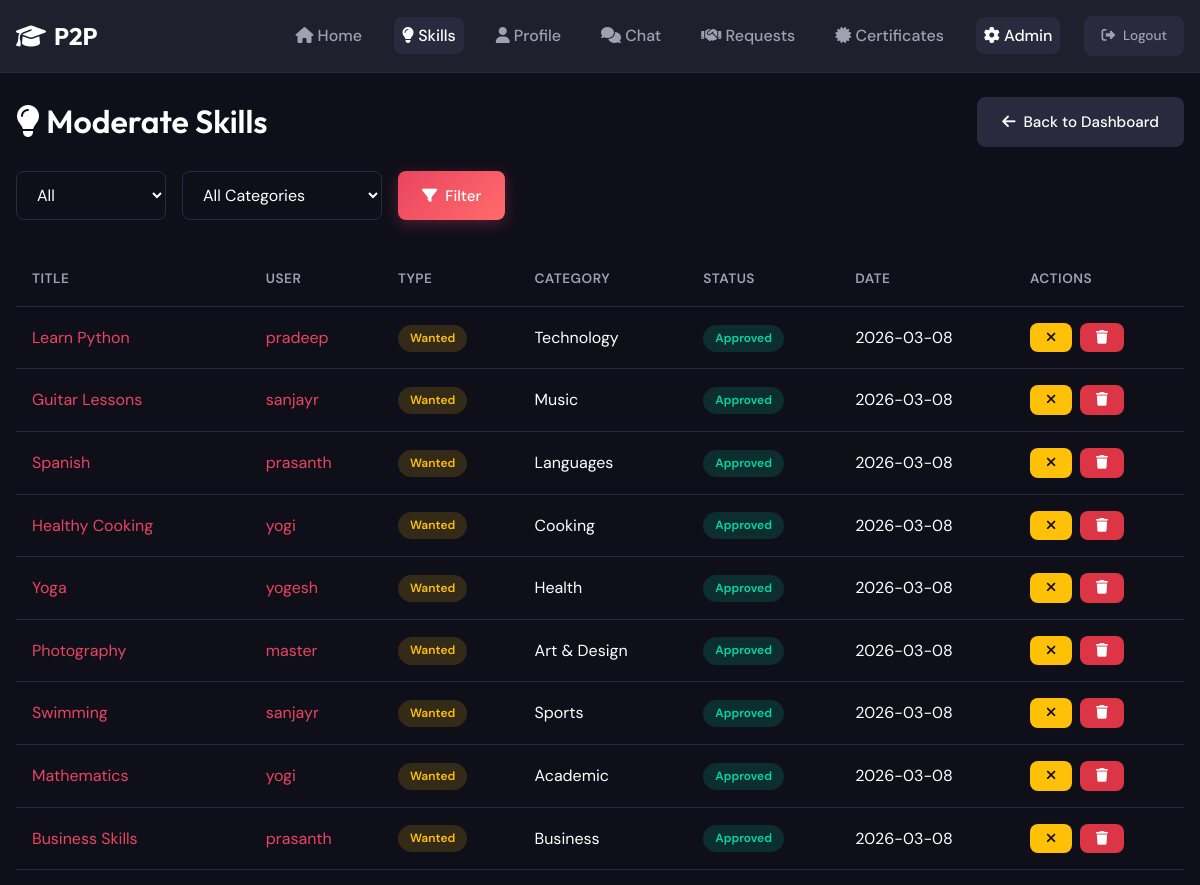
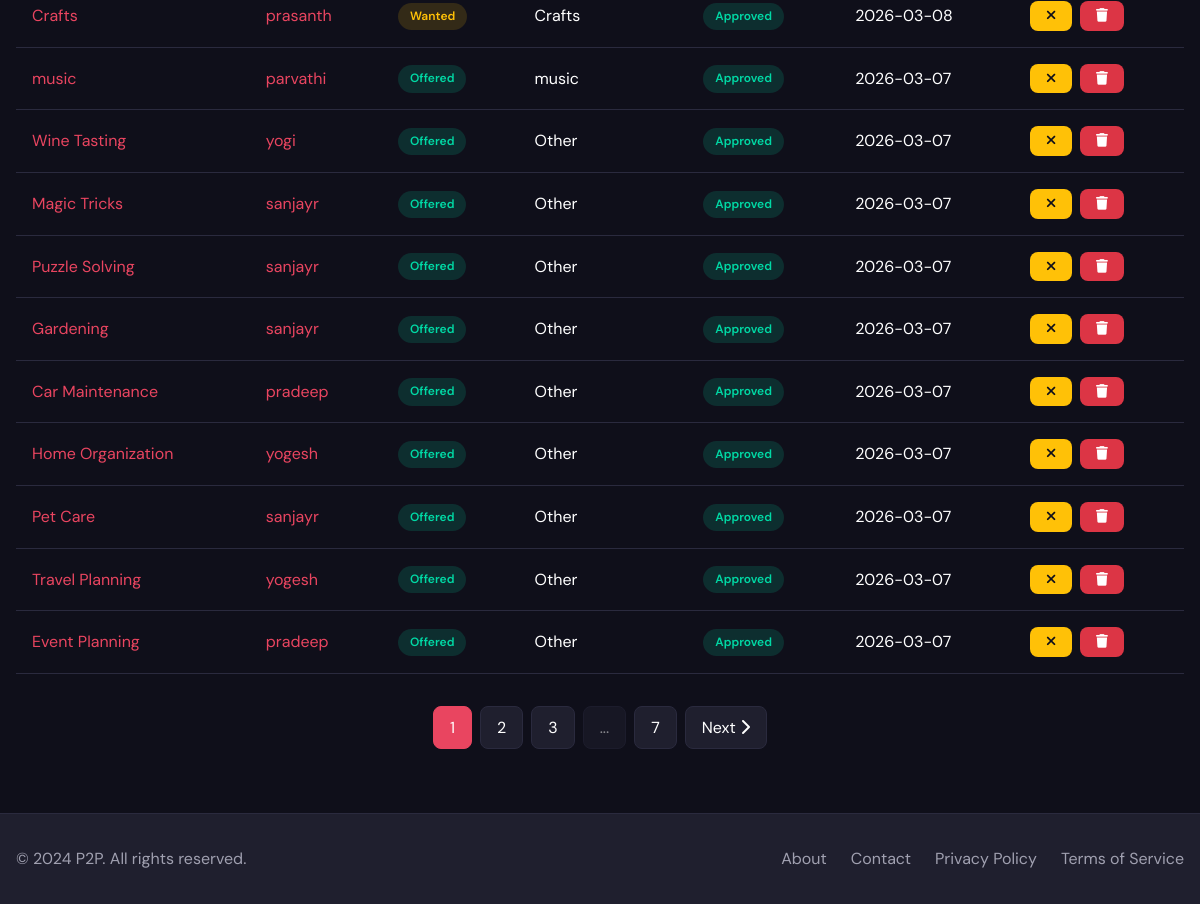
Page /admin/skills (signed in) on the committed database (2 pictures, top to bottom).
### models.py (models this page shows, shortened)
class Skill(db.Model):
    __tablename__ = 'skills'
    id = db.Column(db.Integer, primary_key=True)
    user_id = db.Column(db.Integer, db.ForeignKey('users.id'), nullable=False, index=True)
    title = db.Column(db.String(100), nullable=False)
    description = db.Column(db.Text, nullable=False)
    category = db.Column(db.String(50), nullable=False, index=True)
    skill_type = db.Column(db.String(10), nullable=False)  # 'offered' or 'wanted'
    is_approved = db.Column(db.Boolean, default=True)
    created_at = db.Column(db.DateTime, default=datetime.utcnow)
    bookmarks = db.relationship('Bookmark', backref='skill', lazy='dynamic', cascade='all, delete-orphan')
    exchange_requests_sender = db.relationship('ExchangeRequest', foreign_keys='ExchangeRequest.sender_skill_id', backref='sender_skill', lazy='dynamic')
    exchange_requests_receiver = db.relationship('ExchangeRequest', foreign_keys='ExchangeRequest.receiver_skill_id', backref='receiver_skill', lazy='dynamic')

class User(UserMixin, db.Model):
    __tablename__ = 'users'
    id = db.Column(db.Integer, primary_key=True)
    username = db.Column(db.String(80), unique=True, nullable=False, index=True)
    email = db.Column(db.String(120), unique=True, nullable=False, index=True)
    password_hash = db.Column(db.String(256), nullable=False)
    bio = db.Column(db.Text, default='')
    location = db.Column(db.String(120), default='')
    profile_picture = db.Column(db.String(255), default='default.png')
    signature_image = db.Column(db.String(255), nullable=True)  # Instructor signature image
    rating = db.Column(db.Float, default=0.0)
    is_admin = db.Column(db.Boolean, default=False)
    is_banned = db.Column(db.Boolean, default=False)
    created_at = db.Column(db.DateTime, default=datetime.utcnow)
    skills_offered = db.relationship('Skill', foreign_keys='Skill.user_id', backref='owner', lazy='dynamic')
    exchange_sent = db.relationship('ExchangeRequest', foreign_keys='ExchangeRequest.sender_id', backref='sender', lazy='dynamic')
    exchange_received = db.relationship('ExchangeRequest', foreign_keys='ExchangeRequest.receiver_id', backref='receiver', lazy='dynamic')
    messages_sent = db.relationship('Message', foreign_keys='Message.sender_id', backref='sender', lazy='dynamic')
    messages_received = db.relationship('Message', foreign_keys='Message.receiver_id', backref='receiver', lazy='dynamic')
    bookmarks = db.relationship('Bookmark', backref='user', lazy='dynamic', cascade='all, delete-orphan')
    reviews_given = db.relationship('Review', foreign_keys='Review.reviewer_id', backref='reviewer', lazy='dynamic')
    reviews_received = db.relationship('Review', foreign_keys='Review.reviewed_id', backref='reviewed', lazy='dynamic')
    reports_made = db.relationship('Report', foreign_keys='Report.reporter_id', backref='reporter', lazy='dynamic')
    reports_received = db.relationship('Report', foreign_keys='Report.reported_id', backref='reported', lazy='dynamic')

### routes/admin.py (the view)
@admin_bp.route('/skills')
@admin_required
def skills():
    page = request.args.get('page', 1, type=int)
    status = request.args.get('status', 'all')
    category = request.args.get('category', '')
    query = Skill.query
    if status == 'pending':
        query = query.filter_by(is_approved=False)
    elif status == 'approved':
        query = query.filter_by(is_approved=True)
    if category:
        query = query.filter_by(category=category)
    skills_list = query.order_by(Skill.created_at.desc()).paginate(
        page=page, per_page=20, error_out=False
    )
    return render_template('admin/skills_moderation.html',
                           skills=skills_list,
                           status=status,
                           category=category)

### routes/admin.py (called while the page is built)
def admin_required(f):
    @wraps(f)
    @login_required
    def decorated_function(*args, **kwargs):
        if not current_user.is_admin:
            flash('Admin access required.', 'danger')
            return redirect(url_for('main.index'))
        return f(*args, **kwargs)
    return decorated_function

### templates/admin/skills_moderation.html (shortened to what this page needs)
{% extends "base.html" %}
{% block content %}
<div class="container mt-3">
    <div class="flex-between mb-3">
        <h1><i class="fas fa-lightbulb"></i> Moderate Skills</h1>
        <a href="{{ url_for('admin.dashboard') }}" class="btn btn-secondary">
            <i class="fas fa-arrow-left"></i> Back to Dashboard
        </a>
    </div>
    <div class="search-container">
        <form method="GET" action="{{ url_for('admin.skills') }}" class="d-flex gap-2">
            <select name="status" class="form-control" style="width: 150px;">
                <option value="all" {% if status == 'all' %}selected{% endif %}>All</option>
            </select>
            <select name="category" class="form-control" style="width: 200px;">
                <option value="">All Categories</option>
            </select>
            <button type="submit" class="btn btn-primary">
                <i class="fas fa-filter"></i> Filter
            </button>
        </form>
    </div>
    {% if skills.items %}
    <div class="table-container">
        <table>
            <thead>
                <tr>
                    <th>Title</th>
                    <th>User</th>
                    <th>Type</th>
                    <th>Category</th>
                    <th>Status</th>
                    <th>Date</th>
                    <th>Actions</th>
                </tr>
            </thead>
            <tbody>
                {% for skill in skills.items %}
                <tr>
                    <td><a href="{{ url_for('skills.detail', skill_id=skill.id) }}">{{ skill.title }}</a></td>
                    <td><a href="{{ url_for('main.user_profile', user_id=skill.owner.id) }}">{{ skill.owner.username }}</a></td>
                    <td>
                        <span class="badge {% if skill.skill_type == 'offered' %}badge-success{% else %}badge-warning{% endif %}">
                            {{ skill.skill_type|title }}
                        </span>
                    </td>
                    <td>{{ skill.category }}</td>
                    <td>
                        {% if skill.is_approved %}
                        <span class="badge badge-success">Approved</span>
                        {% else %}
                        <span class="badge badge-warning">Pending</span>
                        {% endif %}
                    </td>
                    <td>{{ skill.created_at.strftime('%Y-%m-%d') }}</td>
                    <td>
                        <div class="table-actions">
                            {% if not skill.is_approved %}
                            <a href="{{ url_for('admin.approve_skill', skill_id=skill.id) }}" class="btn btn-success btn-sm">
                                <i class="fas fa-check"></i>
                            </a>
                            {% else %}
                            <a href="{{ url_for('admin.reject_skill', skill_id=skill.id) }}" class="btn btn-warning btn-sm">
                                <i class="fas fa-times"></i>
                            </a>
                            {% endif %}
                            <form method="POST" action="{{ url_for('admin.delete_skill', skill_id=skill.id) }}" class="delete-form" style="display: inline;">
                                <button type="submit" class="btn btn-danger btn-sm">
                                    <i class="fas fa-trash"></i>
                                </button>
                            </form>
                        </div>
                    </td>
                </tr>
                {% endfor %}
            </tbody>
        </table>
    </div>
    {% if skills.pages > 1 %}
    <div class="pagination">
        {% for page_num in skills.iter_pages(left_edge=1, right_edge=1, left_current=2, right_current=2) %}
            {% if page_num %}
                <a href="{{ url_for('admin.skills', page=page_num, status=status, category=category) }}" class="page-item {% if page_num == skills.page %}active{% endif %}">
                    {{ page_num }}
                </a>
            {% else %}
                <span class="page-item disabled">...</span>
            {% endif %}
        {% endfor %}
        {% if skills.has_next %}
        <a href="{{ url_for('admin.skills', page=skills.next_num, status=status, category=category) }}" class="page-item">
            Next <i class="fas fa-chevron-right"></i>
        </a>
        {% endif %}
    </div>
    {% endif %}
    {% else %}
    <div class="empty-state">
        <div class="empty-state-icon"><i class="fas fa-lightbulb"></i></div>
        <p>No skills found.</p>
    </div>
    {% endif %}
</div>
{% endblock %}

### static/css/style.css (style rules this page uses)
:root { --primary: #1a1a2e; --secondary: #16213e; --accent: #e94560; --accent-light: #ff6b6b; --success: #00d9a5; --warning: #ffc107; --danger: #dc3545; --bg: #0f0f1a; --surface: #1f1f2e; --surface-light: #2a2a3e; --text: #ffffff; --text-secondary: #a0a0b0; --border: #2a2a3e; --gradient: linear-gradient(135deg, #e94560, #ff6b6b); --shadow: 0 4px 20px rgba(0, 0, 0, 0.3); --radius: 12px; --radius-sm: 8px; }
* { margin: 0; padding: 0; box-sizing: border-box; }
body { font-family: 'DM Sans', sans-serif; background-color: var(--bg); color: var(--text); line-height: 1.6; min-height: 100vh; }
h1, h2, h3, h4, h5, h6 { font-family: 'Outfit', sans-serif; font-weight: 600; line-height: 1.3; }
a { color: var(--accent); text-decoration: none; transition: color 0.3s ease; }
.container { max-width: 1200px; margin: 0 auto; padding: 0 1rem; }
.btn { display: inline-flex; align-items: center; justify-content: center; gap: 0.5rem; padding: 0.75rem 1.5rem; border: none; border-radius: var(--radius-sm); font-family: 'DM Sans', sans-serif; font-weight: 500; font-size: 0.95rem; cursor: pointer; transition: all 0.3s ease; text-decoration: none; }
.btn-primary { background: var(--gradient); color: var(--text); box-shadow: 0 4px 15px rgba(233, 69, 96, 0.3); }
.btn-secondary { background: var(--surface-light); color: var(--text); border: 1px solid var(--border); }
.btn-danger { background: var(--danger); color: var(--text); }
.btn-warning { background: var(--warning); color: var(--bg); }
.btn-sm { padding: 0.5rem 1rem; font-size: 0.85rem; }
.form-control { width: 100%; padding: 0.75rem 1rem; background: var(--bg); border: 1px solid var(--border); border-radius: var(--radius-sm); color: var(--text); font-family: 'DM Sans', sans-serif; font-size: 1rem; transition: all 0.3s ease; }
.form-control::placeholder { color: var(--text-secondary); opacity: 0.6; }
select.form-control { cursor: pointer; }
.table-container { overflow-x: auto; }
table { width: 100%; border-collapse: collapse; }
th, td { padding: 1rem; text-align: left; border-bottom: 1px solid var(--border); }
th { font-weight: 600; color: var(--text-secondary); font-size: 0.85rem; text-transform: uppercase; letter-spacing: 0.5px; }
.table-actions { display: flex; gap: 0.5rem; }
.badge { display: inline-block; padding: 0.25rem 0.75rem; border-radius: 20px; font-size: 0.75rem; font-weight: 600; }
.badge-success { background: rgba(0, 217, 165, 0.15); color: var(--success); }
.badge-warning { background: rgba(255, 193, 7, 0.15); color: var(--warning); }
.pagination { display: flex; justify-content: center; gap: 0.5rem; margin-top: 2rem; }
.page-item { padding: 0.5rem 1rem; background: var(--surface); border: 1px solid var(--border); border-radius: var(--radius-sm); color: var(--text); transition: all 0.3s ease; }
.page-item.active { background: var(--accent); border-color: var(--accent); }
.page-item.disabled { opacity: 0.5; pointer-events: none; }
.search-container { display: flex; gap: 1rem; margin-bottom: 2rem; flex-wrap: wrap; }
.search-container .form-control { flex-grow: 1; }
.mt-3 { margin-top: 1.5rem; }
.mb-3 { margin-bottom: 1.5rem; }
.d-flex { display: flex; }
.gap-2 { gap: 1rem; }
.flex-between { display: flex; justify-content: space-between; align-items: center; }

### rows in the picture
Skill: title "Learn Python", owner.username "pradeep", skill_type "Wanted", category "Technology", is_approved "Approved", created_at "2026-03-08"
Skill: title "Guitar Lessons", owner.username "sanjayr", skill_type "Wanted", category "Music", is_approved "Approved", created_at "2026-03-08"
Skill: title "Spanish", owner.username "prasanth", skill_type "Wanted", category "Languages", is_approved "Approved", created_at "2026-03-08"
Skill: title "Healthy Cooking", owner.username "yogi", skill_type "Wanted", category "Cooking", is_approved "Approved", created_at "2026-03-08"
Skill: title "Yoga", owner.username "yogesh", skill_type "Wanted", category "Health", is_approved "Approved", created_at "2026-03-08"
Skill: title "Photography", owner.username "master", skill_type "Wanted", category "Art & Design", is_approved "Approved", created_at "2026-03-08"
Skill: title "Swimming", owner.username "sanjayr", skill_type "Wanted", category "Sports", is_approved "Approved", created_at "2026-03-08"
Skill: title "Mathematics", owner.username "yogi", skill_type "Wanted", category "Academic", is_approved "Approved", created_at "2026-03-08"
Skill: title "Business Skills", owner.username "prasanth", skill_type "Wanted", category "Business", is_approved "Approved", created_at "2026-03-08"
Skill: title "Crafts", owner.username "prasanth", skill_type "Wanted", category "Crafts", is_approved "Approved", created_at "2026-03-08"
Skill: title "music", owner.username "parvathi", skill_type "Offered", category "music", is_approved "Approved", created_at "2026-03-07"
Skill: title "Wine Tasting", owner.username "yogi", skill_type "Offered", category "Other", is_approved "Approved", created_at "2026-03-07"
Skill: title "Magic Tricks", owner.username "sanjayr", skill_type "Offered", category "Other", is_approved "Approved", created_at "2026-03-07"
Skill: title "Puzzle Solving", owner.username "sanjayr", skill_type "Offered", category "Other", is_approved "Approved", created_at "2026-03-07"
Skill: title "Gardening", owner.username "sanjayr", skill_type "Offered", category "Other", is_approved "Approved", created_at "2026-03-07"
Skill: title "Car Maintenance", owner.username "pradeep", skill_type "Offered", category "Other", is_approved "Approved", created_at "2026-03-07"
Skill: title "Home Organization", owner.username "yogesh", skill_type "Offered", category "Other", is_approved "Approved", created_at "2026-03-07"
Skill: title "Pet Care", owner.username "sanjayr", skill_type "Offered", category "Other", is_approved "Approved", created_at "2026-03-07"
Skill: title "Travel Planning", owner.username "yogesh", skill_type "Offered", category "Other", is_approved "Approved", created_at "2026-03-07"
Skill: title "Event Planning", owner.username "pradeep", skill_type "Offered", category "Other", is_approved "Approved", created_at "2026-03-07"

### other values in the picture
{{ page_num }} "1" "2" "3" "7"
